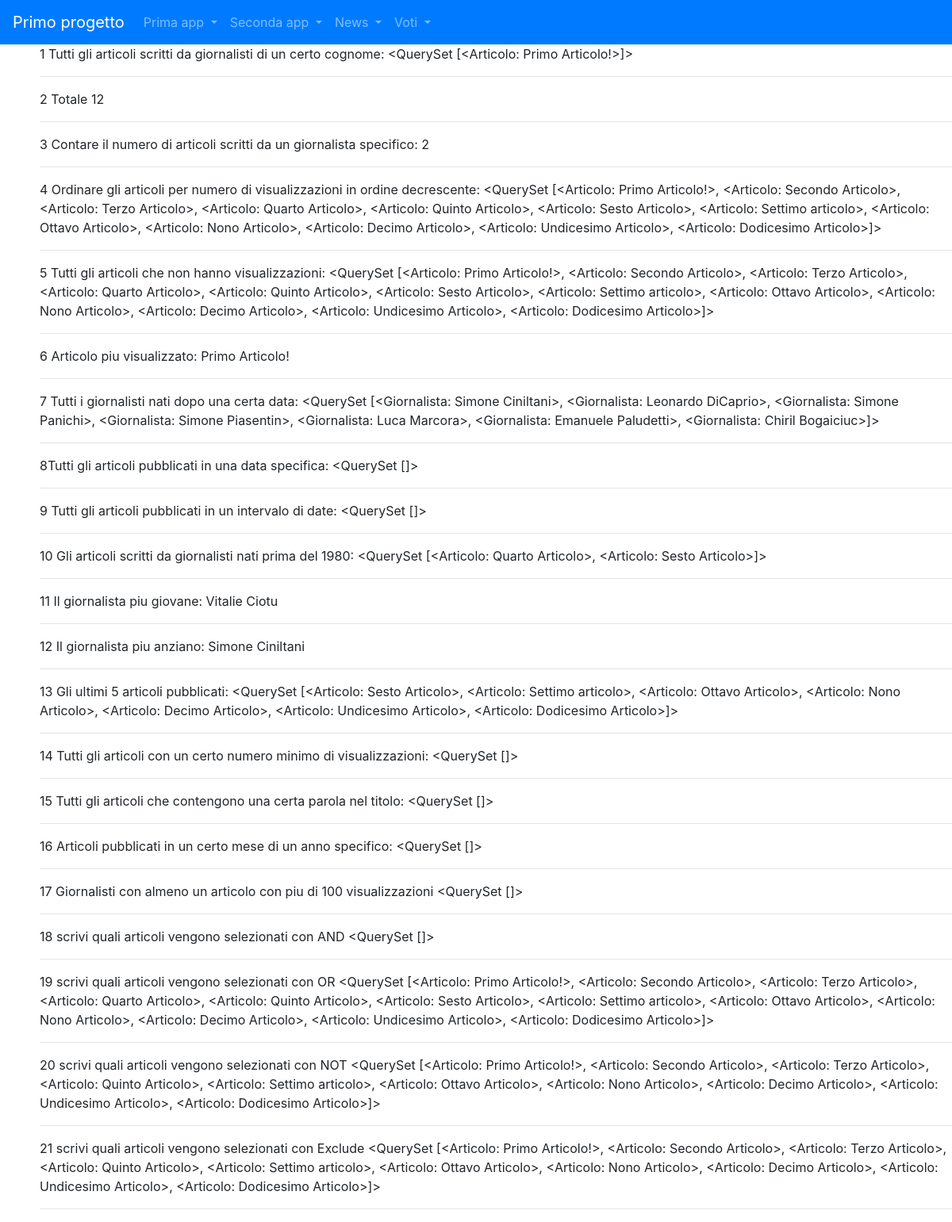
/news/query_base/, run on an earlier commit of the app's database.
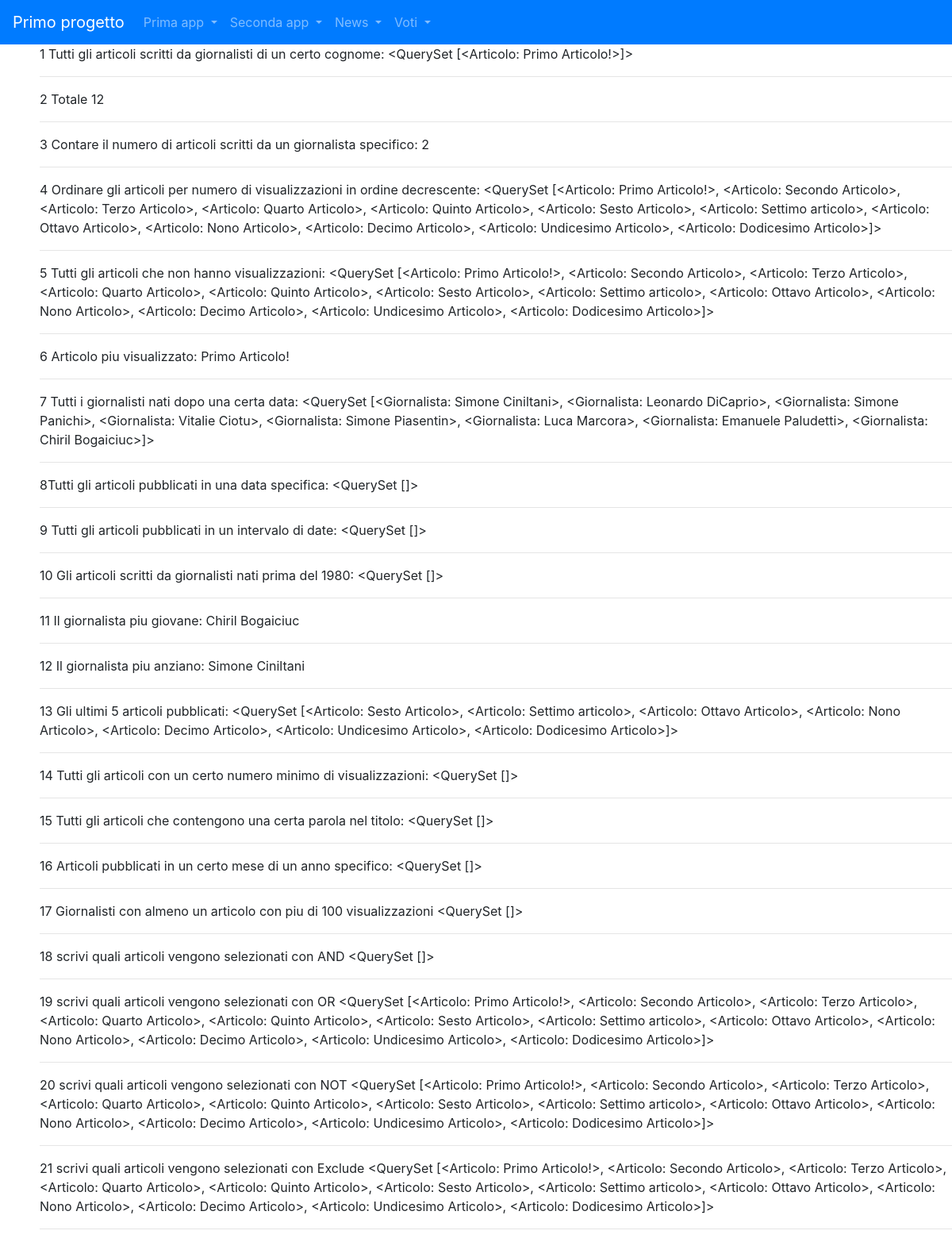
And on a later commit of the database.
### news/models.py (models this page shows)
class Giornalista(models.Model):
    nome = models.CharField(max_length=20)
    cognome = models.CharField(max_length=20)
    anno_di_nascita = models.DateField(blank=True,null=True)
    def __str__(self):
        return self.nome + " "+ self.cognome
    class Meta:
        verbose_name= "Giornalista"
        verbose_name_plural="Giornalisti"

class Articolo(models.Model):
    titolo = models.CharField(max_length=100)
    contenuto = models.TextField()
    giornalista=models.ForeignKey(Giornalista,on_delete=models.CASCADE,related_name="articoli")
    data=models.DateField(auto_now=True,blank=True)
    visualizzazioni=models.IntegerField(default=0,blank=True)
    def __str__(self):
        return self.titolo
    class Meta:
        verbose_name="Articolo"
        verbose_name_plural="Articoli"

### news/views.py (the view)
# urls.py: path("news/query_base/",queryBase,name="query_base"),
def queryBase(request):
    articoli_cognome = Articolo.objects.filter(giornalista__cognome='Ciniltani')
    numero_totale_articoli=Articolo.objects.count()
    giornalista_1=Giornalista.objects.get(id=7)
    numero_articoli_giornalista_1=Articolo.objects.filter(giornalista=giornalista_1).count()
    articoli_ordinati = Articolo.objects.order_by("-visualizzazioni")
    articoli_senza_visualizzazioni = Articolo.objects.filter(visualizzazioni=0)
    articolo_piu_visualizzazto= Articolo.objects.order_by('-visualizzazioni').first()
    giornalisti_data=Giornalista.objects.filter(anno_di_nascita__gt=datetime.date(1990,1,1))
    articoli_del_giorno=Articolo.objects.filter(data=datetime.date(2023,1,1))
    articoli_periodo=Articolo.objects.filter(data__range=(datetime.date(2023,1,1),datetime.date(2023,12,31)))
    giornalisti_nati=Giornalista.objects.filter(anno_di_nascita__lt=datetime.date(1980,1,1))
    articoli_giornalisti=Articolo.objects.filter(giornalista__in=giornalisti_nati)
    giornalista_giovane = Giornalista.objects.order_by('anno_di_nascita').first()
    giornalista_anziano=Giornalista.objects.order_by("-anno_di_nascita").first()
    ultimi = Articolo.objects.order_by("-data")[5:]
    articoli_minime_visualizzazioni=Articolo.objects.filter(visualizzazioni__gte=100)
    articoli_parola= Articolo.objects.filter(titolo__icontains="importante")
    articoli_mese_anno=Articolo.objects.filter(data__month=1, data__year=2023)
    giornalisti_con_articoli_popolari = Giornalista.objects.filter(articoli__visualizzazioni__gte=100).distinct()
    """
    spiegazione dettagliata:
    Giornalista.objects:Inizia dalla classe del modello Giornalista.
    .filter(articoli__visualizzazioni__gte=100):Utilizza il metodo filter() per filtrare i giornalisti
    in base al campo visualizzazioni nel modello Articolo. La notaziuone articoli__visualizzazioni indica
    che si sta seguendo la relazione inversa dalla classe Giornalista alla classe Articolo attraverso
    il campo foreignKey giornalista nel modello Articolo.
    .distinct(): E' un metodo assiccura che i risultati siano distintio, eliminando eventuali duplicati.
    In questo caso, cio è utile perchè un giornalista potrebbe essere associato a più articoli che soddisfano
    il criterio e vogliamo ottenere solo una volta ogni giornalista che ha scritto almeno un articolo popolare.
    """
    data = datetime.date(1990,1,1)
    visualizzazioni = 50
    articoli_con_and = Articolo.objects.filter(giornalista__anno_di_nascita__gt=data, visualizzazioni__gte=visualizzazioni)
    from django.db.models import Q
    articoli_con_or = Articolo.objects.filter(Q(giornalista__anno_di_nascita__gt=data) | Q(visualizzazioni__lte=visualizzazioni))
    articoli_con_not = Articolo.objects.filter(~Q(giornalista__anno_di_nascita__lt=data))
    articoli_con_not_exclude=Articolo.objects.exclude(giornalista__anno_di_nascita__lt=data)
    context={
        'articoli_cognome':articoli_cognome,
        'numero_totale_articoli':numero_totale_articoli,
        'numero_articoli_giornalista_1':numero_articoli_giornalista_1,
        'articoli_ordinati':articoli_ordinati,
        'articoli_senza_visualizzazioni':articoli_senza_visualizzazioni,
        'articolo_piu_visualizzazto':articolo_piu_visualizzazto,
        'giornalisti_data':giornalisti_data,
        'articoli_del_giorno':articoli_del_giorno,
        'articoli_periodo':articoli_periodo,
        'articoli_giornalisti':articoli_giornalisti,
        'giornalista_giovane':giornalista_giovane,
        'giornalista_anziano':giornalista_anziano,
        'ultimi':ultimi,
        'articoli_minime_visualizzazioni':articoli_minime_visualizzazioni,
        'articoli_parola':articoli_parola,
        'articoli_mese_anno':articoli_mese_anno,
        'giornalisti_con_articoli_popolari':giornalisti_con_articoli_popolari,
        'articoli_con_and':articoli_con_and,
        'articoli_con_or':articoli_con_or,
        'articoli_con_not':articoli_con_not,
        'articoli_con_not_exclude':articoli_con_not_exclude
    }
    return render(request,'query_base.html',context)

### news/templates/query_base.html (shortened to what this page needs)
{% extends "primo_progetto/base.html" %}
{%block content%}
    <p>1 Tutti gli articoli scritti da giornalisti di un certo cognome: {{articoli_cognome}} </p>
    <hr>
    <p>2 Totale {{numero_totale_articoli}} </p>
    <hr>
    <p>3 Contare il numero di articoli scritti da un giornalista specifico: {{numero_articoli_giornalista_1}} </p>
    <hr>
    <p>4 Ordinare gli articoli per numero di visualizzazioni in ordine decrescente: {{articoli_ordinati}} </p>
    <hr>
    <p>5 Tutti gli articoli che non hanno visualizzazioni: {{articoli_senza_visualizzazioni}}</p>
    <hr>
    <p>6 Articolo piu visualizzato: {{articolo_piu_visualizzazto}} </p>
    <hr>
    <p>7 Tutti i giornalisti nati dopo una certa data: {{giornalisti_data}}</p>
    <hr>
    <p>8Tutti gli articoli pubblicati in una data specifica: {{articoli_del_giorno}} </p>
    <hr>
    <p>9 Tutti gli articoli pubblicati in un intervalo di date: {{articoli_periodo}} </p>
    <hr>
    <p>10 Gli articoli scritti da giornalisti nati prima del 1980: {{articoli_giornalisti}}</p>
    <hr>
    <p>11 Il giornalista piu giovane: {{giornalista_giovane}} </p>
    <hr>
    <p>12 Il giornalista piu anziano: {{giornalista_anziano}} </p>
    <hr>
    <p>13 Gli ultimi 5 articoli pubblicati: {{ultimi}} </p>
    <hr>
    <p>14 Tutti gli articoli con un certo numero minimo di visualizzazioni: {{articoli_minime_visualizzazioni}} </p>
    <hr>
    <p>15 Tutti gli articoli che contengono una certa parola nel titolo: {{articoli_parola}} </p>
    <hr>
    <p>16 Articoli pubblicati in un certo mese di un anno specifico: {{articoli_mese_anno}} </p>
    <hr>
    <p>17 Giornalisti con almeno un articolo con piu di 100 visualizzazioni {{giornalisti_con_articoli_popolari}}</p>
    <hr>
    <p>18 scrivi quali articoli vengono selezionati con AND {{articoli_con_and}}</p>
    <hr>
    <p>19 scrivi quali articoli vengono selezionati con OR {{articoli_con_or}}</p>
    <hr>
    <p>20 scrivi quali articoli vengono selezionati con NOT {{articoli_con_not}}</p>
    <hr>
    <p>21 scrivi quali articoli vengono selezionati con Exclude {{articoli_con_not_exclude}}</p>
    <hr>
    {%endblock content%}

What changed in the data, as far as the page shows it:
no longer on this page (row unchanged): Articolo: titolo.titolo "<QuerySet [<Articolo: Quarto Articolo>, <Articolo: Sesto Articolo>]>"
no longer on this page (row edited): Giornalista: nome+cognome "Vitalie Ciotu"
computed for Articolo "<QuerySet [<Articolo: Primo Articolo!>]>": titolo.titolo "…<Articolo: Terzo Articolo>, <Articolo: Quinto Articolo>, <Articolo: Settimo articolo>,…" → "…<Articolo: Terzo Articolo>, <Articolo: Quarto Articolo>, <Articolo: Quinto Articolo>, <Articolo: Sesto Articolo>, <Articolo: Settimo articolo>,…"
computed for Giornalista "Simone Ciniltani": nome+cognome "…<Giornalista: Simone Panichi>, <Giornalista: Simone Piasentin>, <Giornalista: Luca…" → "…<Giornalista: Simone Panichi>, <Giornalista: Vitalie Ciotu>, <Giornalista: Simone Piasentin>, <Giornalista: Luca…"
now on this page (row unchanged): Giornalista: nome+cognome "Chiril Bogaiciuc"
Also different on the page:
{{ articoli_giornalisti }}: (not shown) → "<QuerySet []>"
